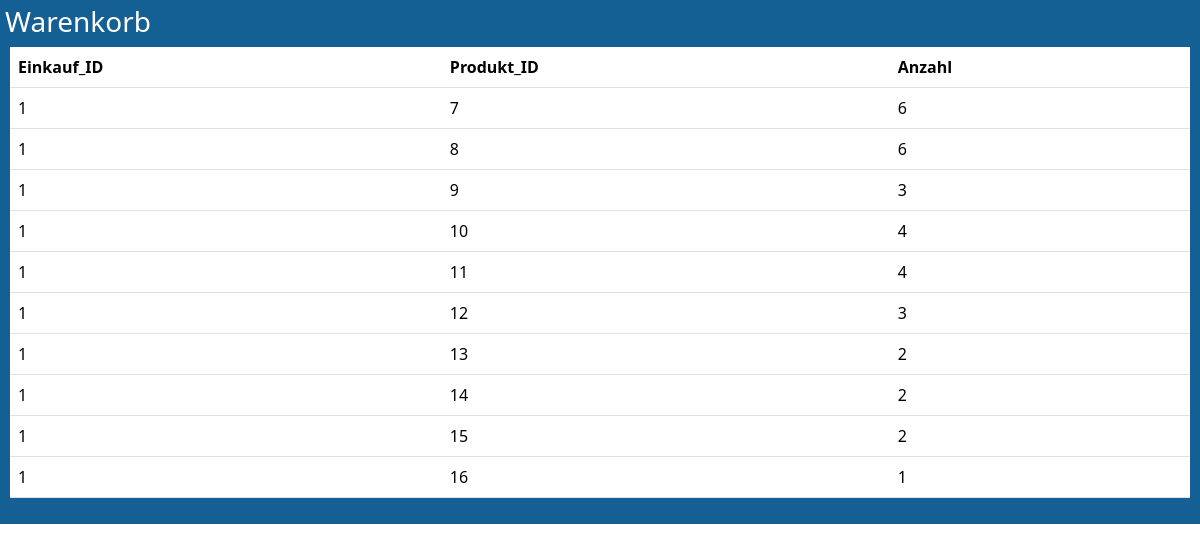
/Warenkorb, run on an earlier commit of the app's database.
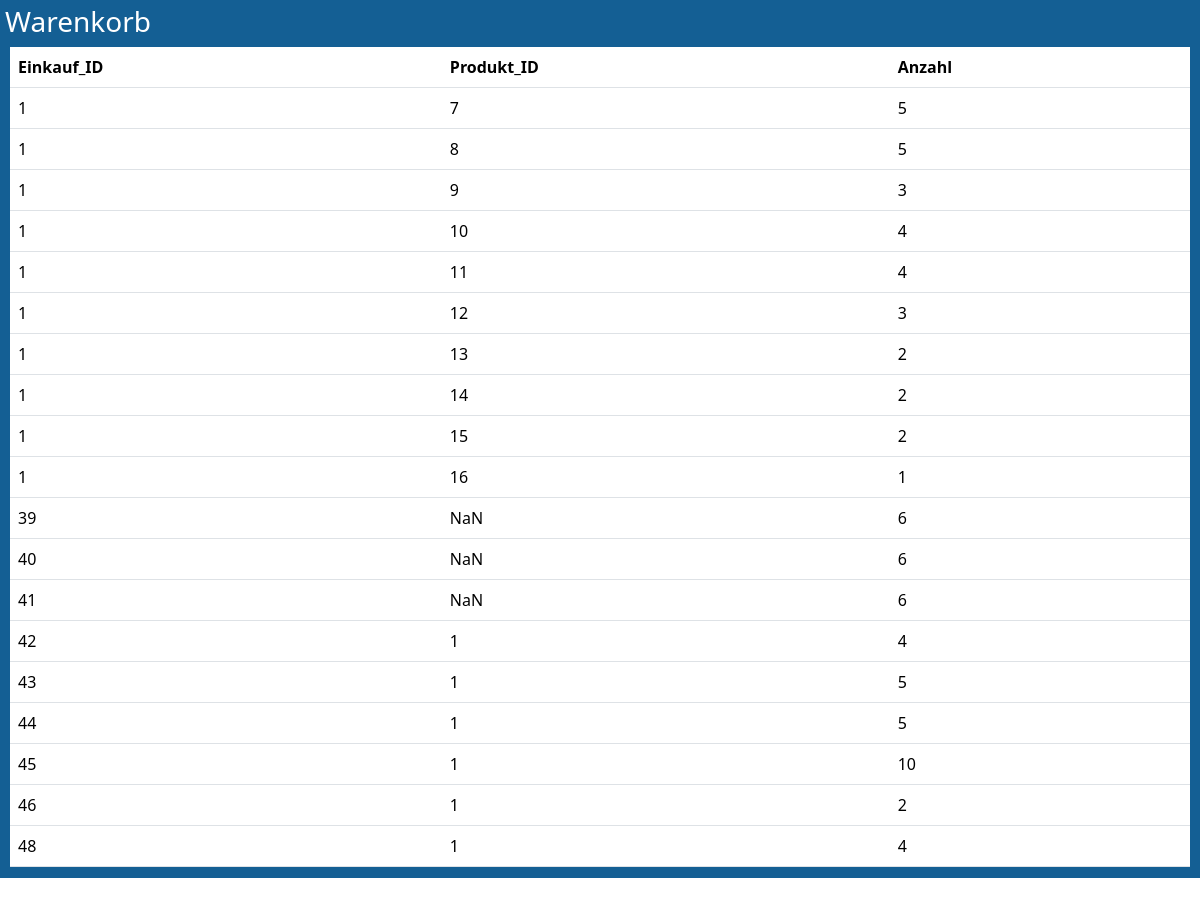
And on a later commit of the database.
### model.py (models this page shows, shortened)
class Warenkorb(db.Model):
    __tablename__ = 'warenkorb'
    Einkauf_ID = db.Column(db.Integer, db.ForeignKey('einkauf.ID'), primary_key=True)
    Produkt_ID = db.Column(db.Integer, db.ForeignKey('produkte.ID'), primary_key=True, autoincrement=False, nullable=False)
    Anzahl = db.Column(db.Integer)
    einkauf = relationship("Einkauf")
    produkt = relationship("Produkte")

### app_admin.py (the view)
@admin.route('/Warenkorb')
def show_warenkorb():
    warenkorb_entries = db.session.query(Warenkorb).all()
    column_names = ["Einkauf_ID", "Produkt_ID", "Anzahl"]
    return render_template('db_table_view.html', entries=warenkorb_entries, column_names=column_names, title = "Warenkorb")

### templates/db_table_view.html (shortened to what this page needs)
<!DOCTYPE html>
<html lang="en">
<head>
    <link rel="stylesheet" type="text/css" href="{{ url_for('static', filename='style.css') }}">
    <link href="https://cdn.jsdelivr.net/npm/bootstrap@5.3.3/dist/css/bootstrap.min.css" rel="stylesheet"
>
</head>
<body>
    <div class="dbPage-container">
        <h3>{{title}}</h1>
        <div class = " table-container">
            <table class="table">
                <thead class="thead-light">
                <tr>
                    {% for name in column_names %}
                        <th scope="col">{{ name }}</th>
                    {% endfor %}
                </tr>
                </thead>
                <tbody>
                    {% for entry in entries %}
                        <tr>
                            {% for identifier in column_names %}
                                {% if identifier == "ID" %}
                                    <th scope="row">{{ entry.ID }}</th>
                                {% else %}
                                    <td>{{ entry[identifier]  }}</td>
                                {% endif%}
                            {% endfor %}
                        </tr>
                    {% endfor %}
                </tbody>
            </table>
        </div>
    </div>
</body>
</html>

### static/style.css (style rules this page uses)
header, body, footer { background-color: rgb(24, 115, 180); color: white; height: auto; display: flex; flex-direction: column; }
.dbPage-container { background-color: rgb(20, 95, 148); color: white; flex: 1; overflow: hidden; padding: 5px; height: auto; }
.table-container { overflow-y: auto; overflow-x: auto; max-width: 100%; max-height: 75vh; margin: 5px; }
.table { width: 100%; border-collapse: collapse; table-layout: auto; }
td, th { padding : 5px; overflow: hidden; text-overflow: ellipsis; }

What changed in the data, as far as the page shows it:
added Warenkorb: Einkauf_ID "39" "NaN" "6"
added Warenkorb: Einkauf_ID "40" "NaN" "6"
added Warenkorb: Einkauf_ID "41" "NaN" "6"
added Warenkorb: Einkauf_ID "42" "1" "4"
added Warenkorb: Einkauf_ID "43" "1" "5"
added Warenkorb: Einkauf_ID "44" "1" "5"
added Warenkorb: Einkauf_ID "45" "1" "10"
added Warenkorb: Einkauf_ID "46" "1" "2"
added Warenkorb: Einkauf_ID "48" "1" "4"
Also different on the page:
new list line: "5"
list line gone: "6"
